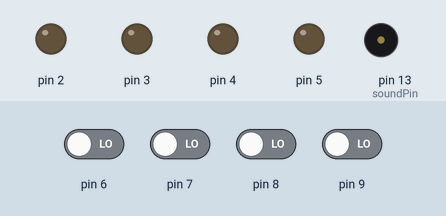
This sketch was run on a simulated Arduino Uno, built with avr-gcc and run on an emulated ATmega328P. On the bench: output pins drawn as LEDs (lit = HIGH), buzzer (waves = sounding). Inputs (shaded band) come from the test bench; at power-on: pin 6–9 LOW. Random numbers use the default seed unless the sketch sets one.

Above: at 1.2 s.
1.3 s: pin 6 driven HIGH
At 1.42 s:
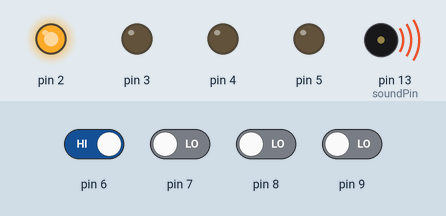
At 7.2 s:
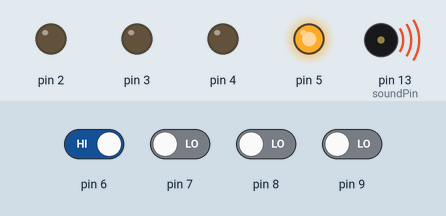
Timing chart, 0 to 10.3 s (numbered marks = the images above; inputs shaded):
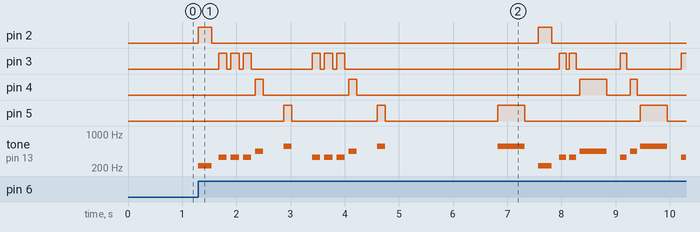

Measured:
- after the input at 1.3 s, pin 2: alternates HIGH for 0.25 s and LOW for 6.0 s, starting at once; pin 4: LOW → HIGH after 1.1 s, → LOW 0.15 s later, → HIGH 1.6 s later, → LOW 0.15 s later, … (8 changes in this stretch)

The sketch:

mini_simon.ino
```cpp
//Sequences
int sequence[100];
int stage = 1;
int guessed = 0;
int level = 1;
int soundPin = 13;
bool started = false;
bool intro = false;
bool pressed = false;

void setup() {
  // Initialize pins
  pinMode(2, OUTPUT);
  pinMode(3, OUTPUT);
  pinMode(4, OUTPUT);
  pinMode(5, OUTPUT);
  pinMode(13, OUTPUT);
  pinMode(6, INPUT);
  pinMode(7, INPUT);
  pinMode(8, INPUT);
  pinMode(9, INPUT);
  random_seq(100);
}

void loop() {
  pressed = false;
  if (digitalRead(6) == HIGH)
  {
    play_note(2, 250);
    check_button(6);
  }

  if (digitalRead(7) == HIGH)
  {
    play_note(3, 250);
    check_button(7);
  }

  if (digitalRead(8) == HIGH)
  {
    play_note(4, 250);
    check_button(8);
  }

  if (digitalRead(9) == HIGH)
  {
    play_note(5, 250);
    check_button(9);
  }
}

void check_button(int button) {
  if (started) {
    //check if guess is right

    if (sequence[guessed] == (button - 4)) {
      flash_single(button, 50);
      guessed++;
      if (guessed == stage) {
        if (stage >= level * 5) {
          level++;
          if (level < 10) {
            level_up();
          } else {
            triumph();
          }
        } else {
          delay(1000);
          guessed = 0;
          stage++;
          play_sequence(sequence, stage, 500);
        }

      }

    } else {
      reset_game();
    }

  } else {
    start();
  }
}

void reset_game() {
  stage = 1;
  level = 1;
  guessed = 0;
  random_seq(100);
  game_over();
  start();
}

void triumph() {
  win();
  win();
  reset_game();
}

void level_up() {
  win();
  stage = 1;
  guessed = 0;
  random_seq(100);
  play_sequence(sequence, stage, 500);
}


void start() {
  started = true;
  play_start();
  intro = true;
  delay(1000);
  play_sequence(sequence, stage, 500);
}

void random_seq(int len) {
  for (int i = 0; i < len; i++) {
    sequence[i] = random(2, 6);
  }
}

void play_sound(int pin, int button, int duration) {
  int pitch = 0;
  if (button == 6) {
    pitch = 220;
  }
  if (button == 7) {
    pitch = 329.63;
  }
  if (button == 8) {
    pitch = 440;
  }
  if (button == 9) {
    pitch = 554.37;
  }

  tone (pin, pitch, duration);


}

void play_note(int pin, int spd) {
  digitalWrite(pin, HIGH);
  play_sound(13, pin + 4, spd);
  delay(spd);
  digitalWrite(pin, LOW);
  delay(spd / 2);
}

void play_sequence(int seq[], int len, int spd) {
  for (int i = 0; i < len; i++) {
    play_note(seq[i], spd);
  }
}

void win() {
  play_note(3, 75);
  delay(75);
  play_note(3, 75);
  play_note(3, 75);
  play_note(3, 75);
  delay(75);
  play_note(3, 75);
  play_note(3, 75);
  play_note(3, 75);
  delay(75);
  play_note(3, 75);
  play_note(3, 75);
  play_note(3, 75);
  delay(75);
  play_note(3, 75);
  delay(75);
  play_note(4, 150);
  delay(150);
  play_note(5, 500);
  delay(1000);
}

void play_start() {
  play_note(3, 150);
  play_note(3, 150);
  play_note(3, 150);
  play_note(4, 150);
  delay(300);
  play_note(5, 150);
  delay(300);
  play_note(3, 150);
  play_note(3, 150);
  play_note(3, 150);
  play_note(4, 150);
  delay(300);
  play_note(5, 150);
  delay(1000);
}

void game_over() {
  play_note(3, 125);
  play_note(3, 125);
  play_note(4, 500);
  play_note(3, 125);
  play_note(4, 125);
  play_note(5, 500);
  play_note(3, 125);
  play_note(4, 125);
  play_note(5, 500);
  play_note(4, 250);
  play_note(5, 250);
  play_note(4, 125);
  play_note(3, 500);
  delay(1000);
}


void flash_all(int spd) {
  for (int i = 0; i < 10; i++) {
    digitalWrite(2, HIGH);
    digitalWrite(3, HIGH);
    digitalWrite(4, HIGH);
    digitalWrite(5, HIGH);
    delay(spd);
    digitalWrite(2, LOW);
    digitalWrite(3, LOW);
    digitalWrite(4, LOW);
    digitalWrite(5, LOW);
    delay(spd);
  }
}

void flash_single(int pin, int spd) {
  for (int i = 0; i < 10; i++) {
    digitalWrite(pin, HIGH);
    delay(spd);
    digitalWrite(pin, LOW);
    delay(spd);
  }
}
```
